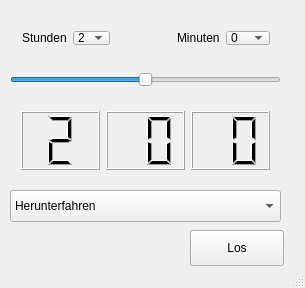
<?xml version="1.0" encoding="UTF-8"?>
<ui version="4.0">
 <class>MainWindow</class>
 <widget class="QMainWindow" name="MainWindow">
  <property name="geometry">
   <rect>
    <x>0</x>
    <y>0</y>
    <width>305</width>
    <height>288</height>
   </rect>
  </property>
  <property name="windowTitle">
   <string>simpleshutdowntimer</string>
  </property>
  <widget class="QWidget" name="centralWidget">
   <widget class="QPushButton" name="pushButton">
    <property name="geometry">
     <rect>
      <x>190</x>
      <y>230</y>
      <width>94</width>
      <height>36</height>
     </rect>
    </property>
    <property name="text">
     <string>Los</string>
    </property>
   </widget>
   <widget class="QWidget" name="layoutWidget">
    <property name="geometry">
     <rect>
      <x>10</x>
      <y>100</y>
      <width>271</width>
      <height>81</height>
     </rect>
    </property>
    <layout class="QHBoxLayout" name="horizontalLayout">
     <item>
      <widget class="QLCDNumber" name="lcdnumberH">
       <property name="digitCount">
        <number>1</number>
       </property>
       <property name="intValue" stdset="0">
        <number>2</number>
       </property>
      </widget>
     </item>
     <item>
      <widget class="QLCDNumber" name="lcdnumberM">
       <property name="digitCount">
        <number>2</number>
       </property>
       <property name="segmentStyle">
        <enum>QLCDNumber::Filled</enum>
       </property>
       <property name="intValue" stdset="0">
        <number>0</number>
       </property>
      </widget>
     </item>
     <item>
      <widget class="QLCDNumber" name="lcdnumberS">
       <property name="digitCount">
        <number>2</number>
       </property>
       <property name="intValue" stdset="0">
        <number>0</number>
       </property>
      </widget>
     </item>
    </layout>
   </widget>
   <widget class="QWidget" name="layoutWidget">
    <property name="geometry">
     <rect>
      <x>11</x>
      <y>20</y>
      <width>270</width>
      <height>36</height>
     </rect>
    </property>
    <layout class="QHBoxLayout" name="horizontalLayout_2">
     <item>
      <widget class="QLabel" name="label">
       <property name="text">
        <string>Stunden</string>
       </property>
      </widget>
     </item>
     <item>
      <widget class="QComboBox" name="comboBoxH">
       <property name="currentText">
        <string>2</string>
       </property>
       <property name="currentIndex">
        <number>2</number>
       </property>
       <item>
        <property name="text">
         <string>0</string>
        </property>
       </item>
       <item>
        <property name="text">
         <string>1</string>
        </property>
       </item>
       <item>
        <property name="text">
         <string>2</string>
        </property>
       </item>
       <item>
        <property name="text">
         <string>3</string>
        </property>
       </item>
       <item>
        <property name="text">
         <string>4</string>
        </property>
       </item>
       <item>
        <property name="text">
         <string>5</string>
        </property>
       </item>
       <item>
        <property name="text">
         <string>6</string>
        </property>
       </item>
       <item>
        <property name="text">
         <string>7</string>
        </property>
       </item>
       <item>
        <property name="text">
         <string>8</string>
        </property>
       </item>
       <item>
        <property name="text">
         <string>9</string>
        </property>
       </item>
      </widget>
     </item>
     <item>
      <spacer name="horizontalSpacer">
       <property name="orientation">
        <enum>Qt::Horizontal</enum>
       </property>
       <property name="sizeHint" stdset="0">
        <size>
         <width>40</width>
         <height>20</height>
        </size>
       </property>
      </spacer>
     </item>
     <item>
      <widget class="QLabel" name="label_2">
       <property name="text">
        <string>Minuten</string>
       </property>
      </widget>
     </item>
     <item>
      <widget class="QComboBox" name="comboBoxM">
       <property name="currentText">
        <string>0</string>
       </property>
       <item>
        <property name="text">
         <string>0</string>
        </property>
       </item>
       <item>
        <property name="text">
         <string>5</string>
        </property>
       </item>
       <item>
        <property name="text">
         <string>10</string>
        </property>
       </item>
       <item>
        <property name="text">
         <string>15</string>
        </property>
       </item>
       <item>
        <property name="text">
         <string>30</string>
        </property>
       </item>
       <item>
        <property name="text">
         <string>45</string>
        </property>
       </item>
      </widget>
     </item>
    </layout>
   </widget>
   <widget class="QSlider" name="horizontalSlider">
    <property name="geometry">
     <rect>
      <x>10</x>
      <y>70</y>
      <width>271</width>
      <height>20</height>
     </rect>
    </property>
    <property name="maximum">
     <number>240</number>
    </property>
    <property name="value">
     <number>120</number>
    </property>
    <property name="orientation">
     <enum>Qt::Horizontal</enum>
    </property>
   </widget>
   <widget class="QComboBox" name="comboBox">
    <property name="geometry">
     <rect>
      <x>10</x>
      <y>190</y>
      <width>271</width>
      <height>32</height>
     </rect>
    </property>
    <item>
     <property name="text">
      <string>Herunterfahren</string>
     </property>
    </item>
    <item>
     <property name="text">
      <string>Neustarten</string>
     </property>
    </item>
    <item>
     <property name="text">
      <string>Standby</string>
     </property>
    </item>
   </widget>
  </widget>
  <widget class="QStatusBar" name="statusBar"/>
 </widget>
 <layoutdefault spacing="6" margin="11"/>
 <resources/>
 <connections>
  <connection>
   <sender>comboBoxH</sender>
   <signal>currentTextChanged(QString)</signal>
   <receiver>lcdnumberH</receiver>
   <slot>display(QString)</slot>
   <hints>
    <hint type="sourcelabel">
     <x>115</x>
     <y>33</y>
    </hint>
    <hint type="destinationlabel">
     <x>96</x>
     <y>118</y>
    </hint>
   </hints>
  </connection>
  <connection>
   <sender>comboBoxM</sender>
   <signal>currentTextChanged(QString)</signal>
   <receiver>lcdnumberM</receiver>
   <slot>display(QString)</slot>
   <hints>
    <hint type="sourcelabel">
     <x>279</x>
     <y>31</y>
    </hint>
    <hint type="destinationlabel">
     <x>187</x>
     <y>115</y>
    </hint>
   </hints>
  </connection>
 </connections>
</ui>
